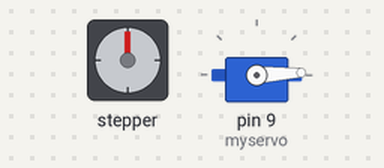
Simulated run of this sketch. Board: Arduino Uno, built with avr-gcc and run on an emulated ATmega328P. Parts: stepper motor, servo. Wiring (inferred from the names in the program): stepper motor driver (200 steps per turn assumed): step pin 3; direction pin 2.

Above: at 0.05 s.
At 1.3 s:
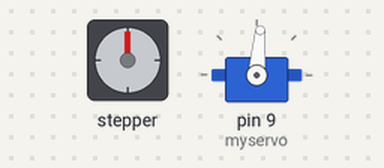
At 2.6 s:
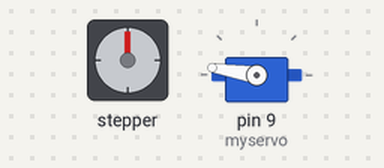
At 5.2 s:
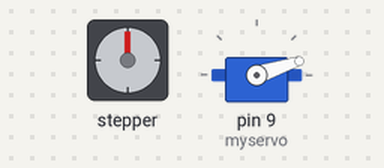
Timing chart, 0 to 10.7 s (numbered marks = the images above):
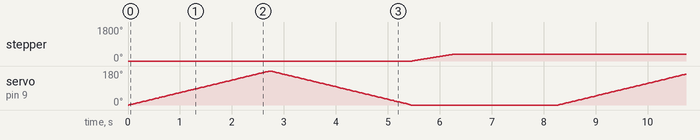

The sketch:

AllMotors.ino
```cpp
/*
  Stepper Motor Demonstration 4
  Stepper-Demo4.ino
  Demonstrates NEMA 17 Bipolar Stepper with A4988 Driver

  DroneBot Workshop 2018
  https://dronebotworkshop.com
*/

// Define Constants
// Setting up Servo motor
#include <Servo.h>

Servo myservo; // create servo object to control a servo
int pos = 0;    // variable to store the servo position

// Connections to A4988
const int dirPin = 2;  // Direction
const int stepPin = 3; // Step

// Motor steps per rotation
const int STEPS_PER_REV = 200;

void setup() {
  //
 myservo.attach(9);  // attaches the servo on pin 9 to the servo object

  // Setup the pins as Outputs for Stepper motor
  pinMode(stepPin,OUTPUT);
  pinMode(dirPin,OUTPUT);
}
void loop() {
  //Putting some Servo motor code here for now
  for (pos = 0; pos <= 180; pos += 1) { // goes from 0 degrees to 180 degrees
    // in steps of 1 degree
    myservo.write(pos);              // tell servo to go to position in variable 'pos'
    delay(15);                       // waits 15ms for the servo to reach the position
  }
  for (pos = 180; pos >= 0; pos -= 1) { // goes from 180 degrees to 0 degrees
    myservo.write(pos);              // tell servo to go to position in variable 'pos'
    delay(15);                       // waits 15ms for the servo to reach the position
  }

  // Set Stepper motor direction clockwise
  digitalWrite(dirPin,HIGH);

  // Spin Stepper motor one rotation slowly
  for(int x = 0; x < STEPS_PER_REV; x++) {
    digitalWrite(stepPin,HIGH);
    delayMicroseconds(2000);
    digitalWrite(stepPin,LOW);
    delayMicroseconds(2000);
  }

  // Pause for one second
  delay(1000);

  // Set Stepper motor direction counterclockwise
  digitalWrite(dirPin,LOW);

/*  // Spin motor two rotations quickly
  for(int x = 0; x < (STEPS_PER_REV * 2); x++) {
    digitalWrite(stepPin,HIGH);
    delayMicroseconds(1000);
    digitalWrite(stepPin,LOW);
    delayMicroseconds(1000);
  }
 */
  // Pause for one second
  delay(1000);
}
```

Measured:
- by itself, stepper: turns 360° clockwise in 0.78 s, repeating every 8.3 s
